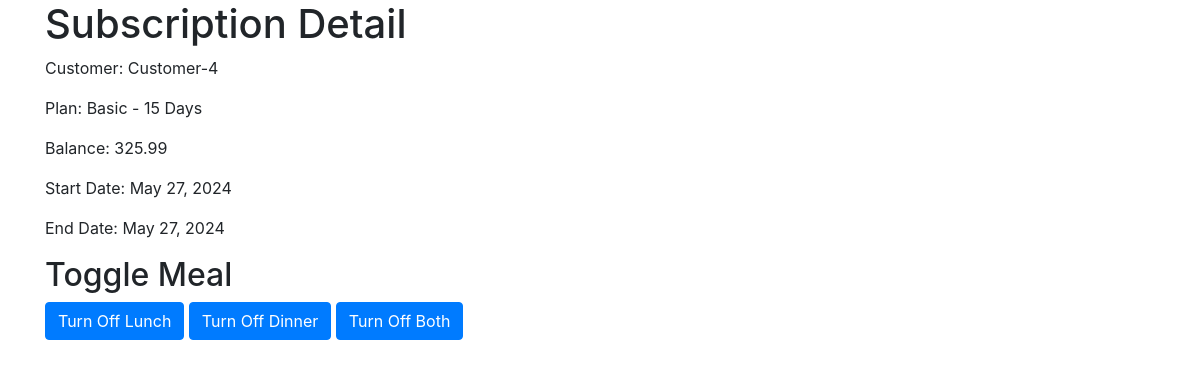
/orders/subscription/4/, run on the app's committed database.
### orders/models.py (models this page shows, shortened)
class Subscription(models.Model):
    customer = models.ForeignKey(Customer, on_delete=models.CASCADE)
    start_date = models.DateField()
    end_date = models.DateField()
    balance = models.DecimalField(max_digits=10, decimal_places=2)

class Customer(models.Model):
    BASIC = 'Basic'
    PREMIUM = 'Premium'
    CATEGORY_CHOICES = [
        (BASIC, 'Basic'),
        (PREMIUM, 'Premium')
    ]
    PLAN_CHOICES = [
        (3, '3 Days'),
        (7, '7 Days'),
        (15, '15 Days'),
        (30, '30 Days'),
    ]
    name = models.CharField(max_length=100)
    category = models.CharField(max_length=10, choices=CATEGORY_CHOICES)
    plan_days = models.IntegerField(choices=PLAN_CHOICES)

### orders/views.py (the view)
# urls.py: path('subscription/<int:subscription_id>/', views.subscription_detail, name='subscription_detail'),
def subscription_detail(request, subscription_id):
    subscription = get_object_or_404(Subscription, id=subscription_id)
    return render(request, 'orders/subscription_detail.html', {'subscription': subscription})

### orders/templates/orders/subscription_detail.html (shortened to what this page needs)
<!DOCTYPE html>
<html lang="en">
<head>
    <link rel="stylesheet" href="https://stackpath.bootstrapcdn.com/bootstrap/4.5.2/css/bootstrap.min.css">
</head>
<body>
    <div class="container">
        <h1>Subscription Detail</h1>
        <p>Customer: {{ subscription.customer.name }}</p>
        <p>Plan: {{ subscription.customer.category }} - {{ subscription.customer.plan_days }} Days</p>
        <p>Balance: {{ subscription.balance }}</p>
        <p>Start Date: {{ subscription.start_date }}</p>
        <p>End Date: {{ subscription.end_date }}</p>
        <h2>Toggle Meal</h2>
        <a href="{% url 'toggle_meal' subscription.id 'lunch' %}" class="btn btn-primary">Turn Off Lunch</a>
        <a href="{% url 'toggle_meal' subscription.id 'dinner' %}" class="btn btn-primary">Turn Off Dinner</a>
        <a href="{% url 'toggle_meal' subscription.id 'both' %}" class="btn btn-primary">Turn Off Both</a>
    </div>
</body>
</html>

### data on the page
Subscription: customer.name "Customer-4", customer.category "Basic", customer.plan_days "15", balance "325.99", start_date "May 27, 2024", end_date "May 27, 2024"
